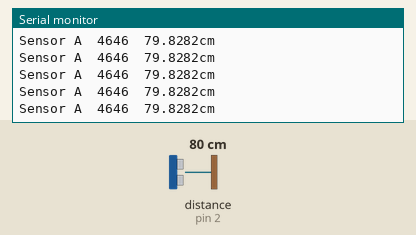
The sketch below on a simulated Arduino Uno, built with avr-gcc and run on an emulated ATmega328P. On the bench: the last lines printed to the serial monitor. Wiring (inferred from the names in the program): ultrasonic range finder: trigger pin 4; echo pin 2. The test bench sets the inputs (shaded band); at power-on: distance to the obstacle (sensor on pin 2) 80 cm. The echo pulse lasts 58.3 µs per cm.

Above: at 1.2 s.
1.3 s: distance to the obstacle (sensor on pin 2) set to 35 cm
At 1.39 s:
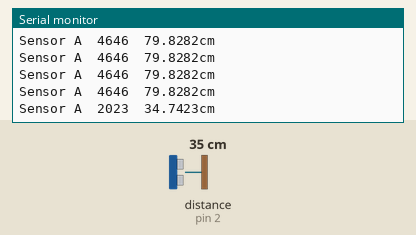
4.3 s: distance to the obstacle (sensor on pin 2) set to 250 cm
At 4.39 s:
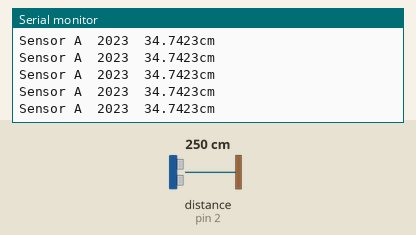
Timing chart, 0 to 7.3 s (numbered marks = the images above; inputs shaded):
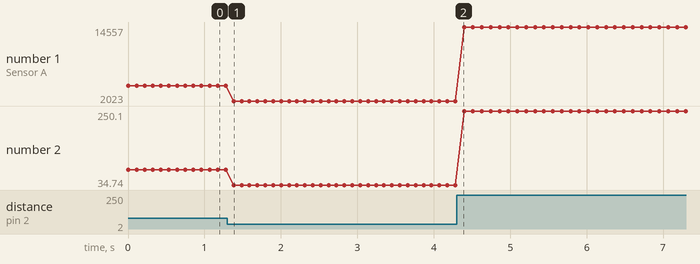

The sketch:

ultrasonic.ino
```cpp
const int trigPin = 4;
const int echoPin = 2;

int duration;
float distance;

void setup() {
  pinMode(trigPin, OUTPUT);
  pinMode(echoPin, INPUT);
  Serial.begin(9600);
}

void loop() {
  digitalWrite(trigPin, LOW);
  delayMicroseconds(2);
  digitalWrite(trigPin, HIGH);
  delayMicroseconds(10);
  digitalWrite(trigPin, LOW);

  duration = pulseIn(echoPin, HIGH);
//  distance = (duration*.0343)/2;
  distance = (duration/2)/29.1;
  Serial.print("Sensor A  ");
  Serial.print(duration);
  Serial.print('\t');
  Serial.print(distance, 4);
  Serial.println("cm");
  delay(100);
}
```

Measured:
- after the input at 1.3 s, the serial monitor: prints a new line after 0.08 s (image 1)
- plotted number 1: 4646 → 2023 after the input at 1.3 s, 2023 → 14557 after the input at 4.3 s
- plotted number 2: 79.83 → 34.74 after the input at 1.3 s, 34.74 → 250.1 after the input at 4.3 s
